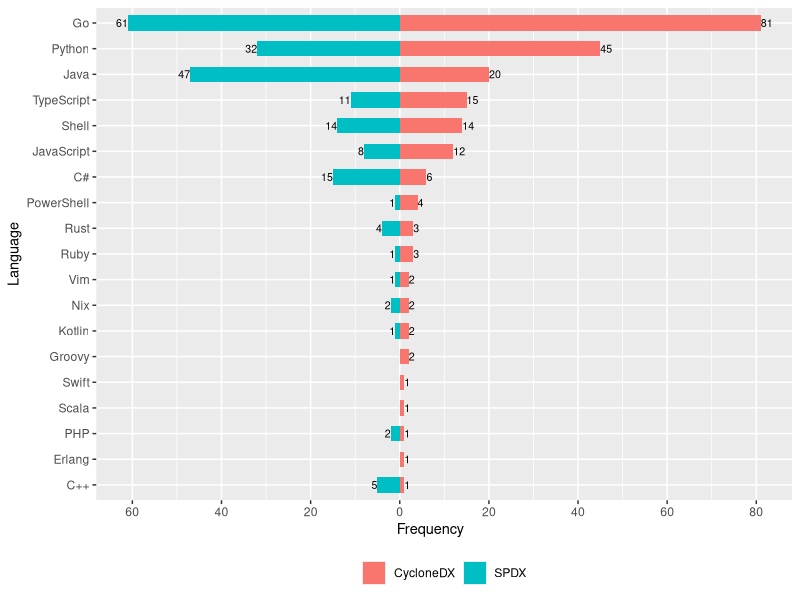
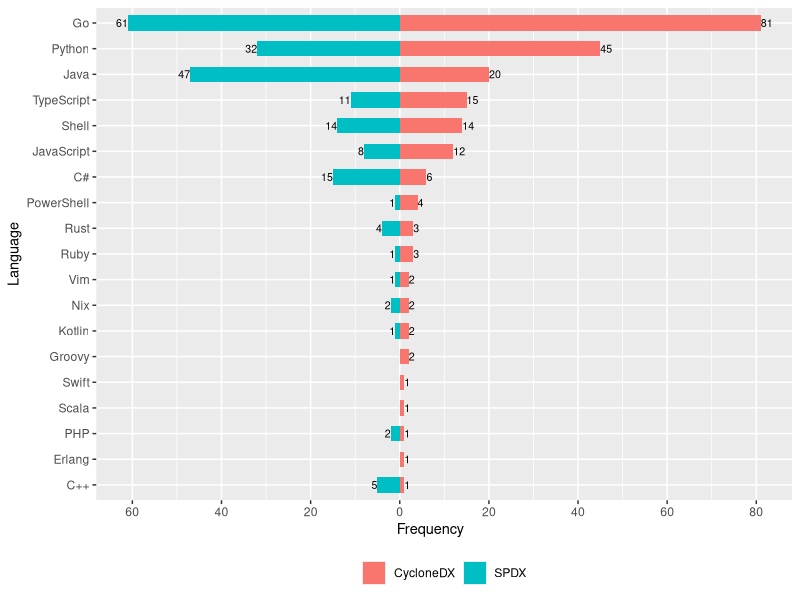

Write the R code that produced these figures, in order. (Note: this script raises an error after producing the figures.)

library(dplyr)
library(ggplot2)
setwd('/RQ4-project')

df1 <- read.csv("CycloneDX_languages.csv")
df2 <- read.csv("SPDX_languages.csv")

df <- rbind(df1, df2)

# prepare data for plotting
colnames(df)

df2 <- df[(df$language!='Dockerfile') & (df$language!='Batchfile') & (df$language!='Jinja')
          & (df$language!='Makefile') & (df$language!='XSLT') & (df$language!='YAML')
          & (df$language!='Jupyter') & (df$language!='HTML') & (df$language!='Vue'),]

df<-df2
# static_languages<-c(Java,TypeScript,C#,Rust,Kotlin,Swift,Scala,C++)
#dynamic_languages<-c("Go","Python","Shell","JavaScript","HTML","Vue","Ruby","Jupyter","Vim","Nix","Groovy","YAML","XSLT","PHP","Jinja","Erlang","Batchfile","PowerShell","Makefile")


language_frequency <- df %>%
  group_by(format,language) %>%
  summarise(Frequency = n())

language_frequency

#static_languages_frequency <- language_frequency[!(language_frequency$language %in% dynamic_languages), ]
#dynamic_languages_frequency <- language_frequency[language_frequency$language %in% dynamic_languages, ]

plotting_df <-
  language_frequency %>% 
  group_by(language, format) %>% 
  # a trick! for making a horizontal double sided bar plot
  mutate(Frequency = if_else(format == "SPDX", -Frequency, Frequency))
## find the order
temp_df <-
  plotting_df %>% 
  filter(format == "CycloneDX") %>% 
  arrange(Frequency)

the_order <- temp_df$language

plotting_df$hwidth <- ifelse(plotting_df$Frequency > 0, -0, 1)

# plot
p1 <- ggplot(plotting_df, aes(x = language, y = Frequency, group = format, fill = format)) +
  geom_bar(stat = "identity", width = 0.6) +
  coord_flip() +
  scale_x_discrete(limits = the_order) +
  geom_text(aes(label =  abs(Frequency)), hjust = plotting_df$hwidth,  size = 2.7) +
  # another trick!
  #scale_y_continuous(breaks = seq(-2000000, 2000000, 20000), 
  #                   labels = abs(seq(-2000000, 2000000, 20000))) +
  labs(x = "Language", y = "Frequency       ") +
  theme(legend.position = "bottom",
        legend.title = element_blank(),
        plot.title = element_text(hjust = 0.5),
        strip.background = element_blank(),
        strip.text.x = element_blank(),
        axis.title.x = element_text(size = 10.5), 
        axis.title.y = element_text(size = 10.5)) +
  scale_y_continuous(breaks = seq(-80, 80, 20), 
                     labels = abs(seq(-80, 80, 20)))

p1
pdf(file = "tool_languages.pdf",8.3,5)
p1
dev.off()

####################### Dynamically typed plot ##########################
plotting_df <-
  dynamic_languages_frequency %>% 
  group_by(language, format) %>% 
  # a trick! for making a horizontal double sided bar plot
  mutate(Frequency = if_else(format == "SPDX", -Frequency, Frequency))
## find the order
temp_df <-
  plotting_df %>% 
  filter(format == "CycloneDX") %>% 
  arrange(Frequency)

the_order <- temp_df$language

plotting_df$hwidth <- ifelse(plotting_df$Frequency > 0, -0, 1)

# plot
p2 <- ggplot(plotting_df, aes(x = language, y = Frequency, group = format, fill = format)) +
  geom_bar(stat = "identity", width = 0.6) +
  coord_flip() +
  scale_x_discrete(limits = the_order) +
  geom_text(aes(label =  abs(Frequency)), hjust = plotting_df$hwidth,  size = 2.7) +
  # another trick!
  #scale_y_continuous(breaks = seq(-2000000, 2000000, 20000), 
  #                   labels = abs(seq(-2000000, 2000000, 20000))) +
  labs(x = "Languages", y = "Frequency       ") +
  theme(legend.position = "bottom",
        legend.title = element_blank(),
        plot.title = element_text(hjust = 0.5),
        strip.background = element_blank(),
        strip.text.x = element_blank(),
        axis.title.x = element_text(size = 10.5), 
        axis.title.y = element_text(size = 10.5)) +
  scale_y_continuous(breaks = seq(-80, 80, 20), 
                     labels = abs(seq(-80, 80, 20)))

p2

############################# Paradigm Categorization #################

categorize_language <- function(language) {
  procedural_languages <- c('C', 'C#', 'C++', 'Go', 'Rust', 'Java', 'Kotlin', 'Swift', 'Scala')
  scripting_languages <- c('Python', 'Shell', 'JavaScript', 'Ruby', 'PHP', 'Groovy', 'TypeScript')
  functional_languages <- c('Haskell', 'Erlang')
  
  if (language %in% procedural_languages) {
    return('Procedural Languages')
  } else if (language %in% scripting_languages) {
    return('Scripting Languages')
  } else {
    return('Other')
  }
}

df <- df %>%
  group_by(format,language) %>%
  summarise(Frequency = n())

# Apply categorization to the DataFrame
df$category <- sapply(df$language, categorize_language)

df <- subset(df, category != 'Other')

df <- subset(df, category == 'Procedural Languages')
#df <- subset(df, category == 'Scripting Languages')

plotting_df <-
  df %>% 
  group_by(language, format) %>% 
  # a trick! for making a horizontal double sided bar plot
  mutate(Frequency = if_else(format == "SPDX", -Frequency, Frequency))
## find the order
temp_df <-
  plotting_df %>% 
  filter(format == "CycloneDX") %>% 
  arrange(Frequency)

the_order <- temp_df$language

plotting_df$hwidth <- ifelse(plotting_df$Frequency > 0, -0, 1)

# plot
p2 <- ggplot(plotting_df, aes(x = language, y = Frequency, group = format, fill = format)) +
  geom_bar(stat = "identity", width = 0.6) +
  coord_flip() +
  scale_x_discrete(limits = the_order) +
  geom_text(aes(label =  abs(Frequency)), hjust = plotting_df$hwidth,  size = 2.7) +
  # another trick!
  #scale_y_continuous(breaks = seq(-2000000, 2000000, 20000), 
  #                   labels = abs(seq(-2000000, 2000000, 20000))) +
  labs(x = "Languages", y = "Frequency       ") +
  theme(legend.position = "bottom",
        legend.title = element_blank(),
        plot.title = element_text(hjust = 0.5),
        strip.background = element_blank(),
        strip.text.x = element_blank(),
        axis.title.x = element_text(size = 10.5), 
        axis.title.y = element_text(size = 10.5)) +
  scale_y_continuous(breaks = seq(-80, 80, 20), 
                     labels = abs(seq(-80, 80, 20)))

p2


############################## SUMMARY #############################

summary_stats <- language_frequency %>%
  group_by(format) %>%
  summarise(mean_frequency = mean(Frequency),
            median_frequency = median(Frequency),
            max_frequency = max(Frequency),
            min_frequency = min(Frequency),
            std_frequency = sd(as.numeric(Frequency)),
            total_projects = n())

print(summary_stats)
